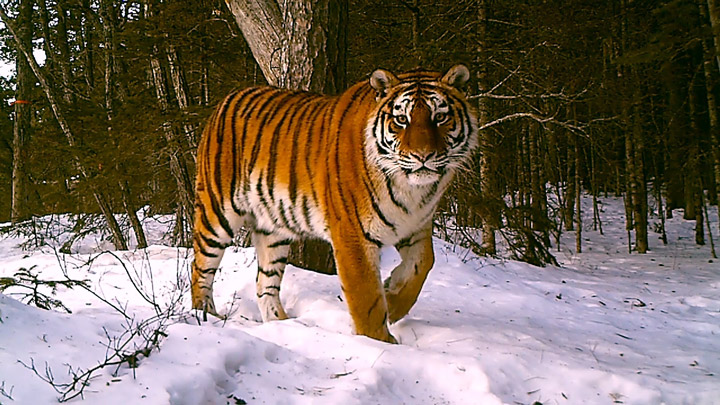
#> input picture ALPR-50/tiger.jpg, 720 x 405 px
$ python resize_interpolation.py
#> lines starting #> are read from the running program, lines starting #| are printed output that depends on the picture
import cv2
import numpy

original_image = cv2.imread("tiger.jpg")
#> original_image is the input picture: shape (405, 720, 3); mean B, G, R 93.3, 106.4, 120.6

scale_up = 1.5

resized_interpolation_liner = cv2.resize(
                                original_image, None, fx=scale_up,
                                fy=scale_up, interpolation=cv2.INTER_LINEAR)
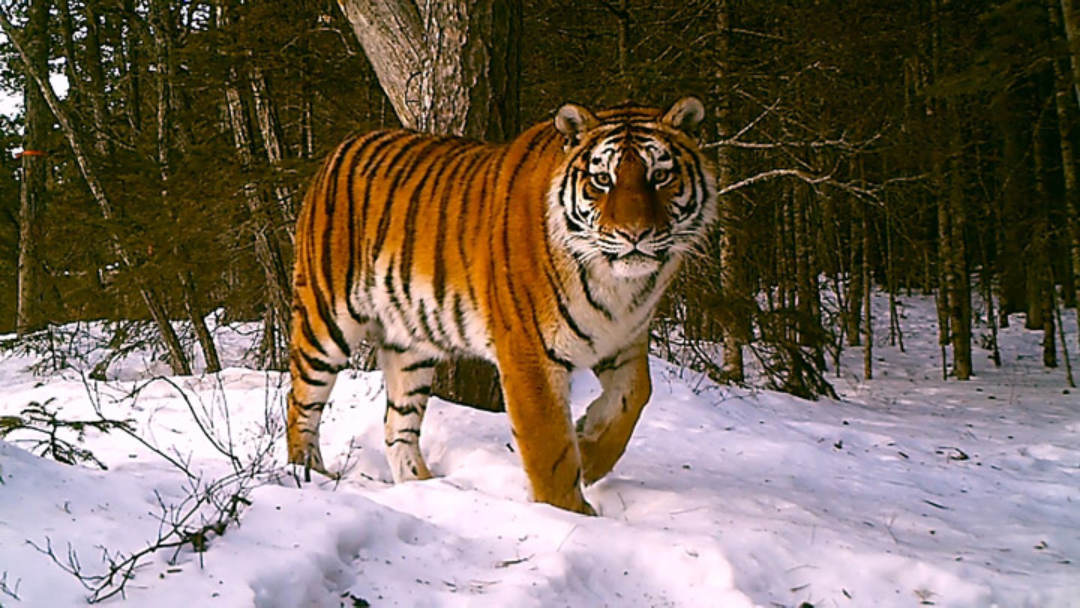
#> resized_interpolation_liner: shape (608, 1080, 3); mean B, G, R 93.3, 106.4, 120.6
resized_interpolation_area = cv2.resize(
                                original_image, None, fx=scale_up,
                                fy=scale_up, interpolation=cv2.INTER_AREA)
resized_interpolation_nearest = cv2.resize(
                                    original_image, None, fx=scale_up,
                                    fy=scale_up, interpolation=cv2.INTER_NEAREST)

vertical_con = numpy.concatenate(
            (resized_interpolation_nearest,
                    resized_interpolation_area,
                    resized_interpolation_liner), axis=1)
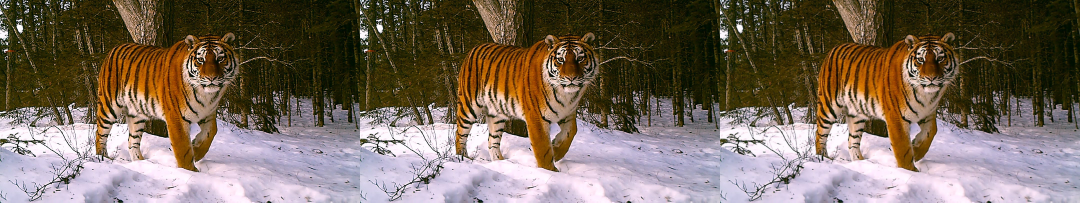
#> vertical_con: shape (608, 3240, 3) (shown at 1/3 size); mean B, G, R 93.4, 106.5, 120.7

cv2.imshow("Concatenated image for differences", vertical_con)
cv2.waitKey()

cv2.destroyAllWindows()
